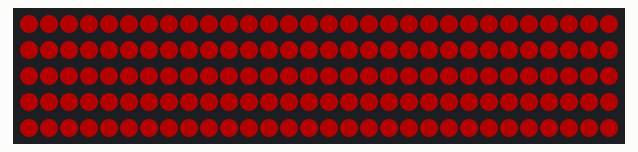
Bench run of a sketch on a simulated Arduino Uno, built with avr-gcc and run on an emulated ATmega328P. Parts: 150 RGB LEDs in strip order, left to right, continuing on the next row. Dim RGB values are drawn brighter than linear.

Above: at 0.13 s.
At 0.58 s:
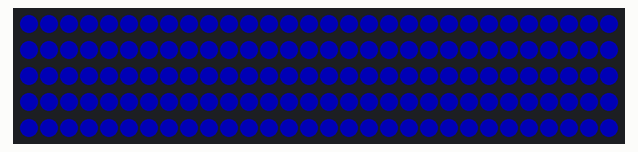

The sketch:

patternTest.ino
```cpp
#include <Adafruit_NeoPixel.h>
#ifdef __AVR__
  #include <avr/power.h>
#endif

#define PIN 6

Adafruit_NeoPixel strip = Adafruit_NeoPixel(150, PIN, NEO_GRB + NEO_KHZ800);


void setup() {
  // put your setup code here, to run once:
  // This is for Trinket 5V 16MHz, you can remove these three lines if you are not using a Trinket
  #if defined (__AVR_ATtiny85__)
    if (F_CPU == 16000000) clock_prescale_set(clock_div_1);
  #endif
  // End of trinket special code

  strip.setBrightness(64);

  strip.begin();
  strip.show(); // Initialize all pixels to 'off'
}

void loop() {
  // put your main code here, to run repeatedly:
  colorFlash(strip.Color(255, 0, 0), 1500); // Red
  colorFlash(strip.Color(0, 255, 0), 1500); // Green
  colorFlash(strip.Color(0, 0, 255), 1500); // Blue
}

void colorWipe(uint32_t c, uint8_t wait) {
  for(uint16_t i=0; i<strip.numPixels(); i++) {
    strip.setPixelColor(i, c);
    strip.show();
    delay(wait);
  }
}

void colorFlash(uint32_t c, uint8_t wait) {
  for(uint16_t i=0; i<strip.numPixels(); i++) {
    strip.setPixelColor(i, c);
  }

  strip.show();
  delay(wait);
}
```
